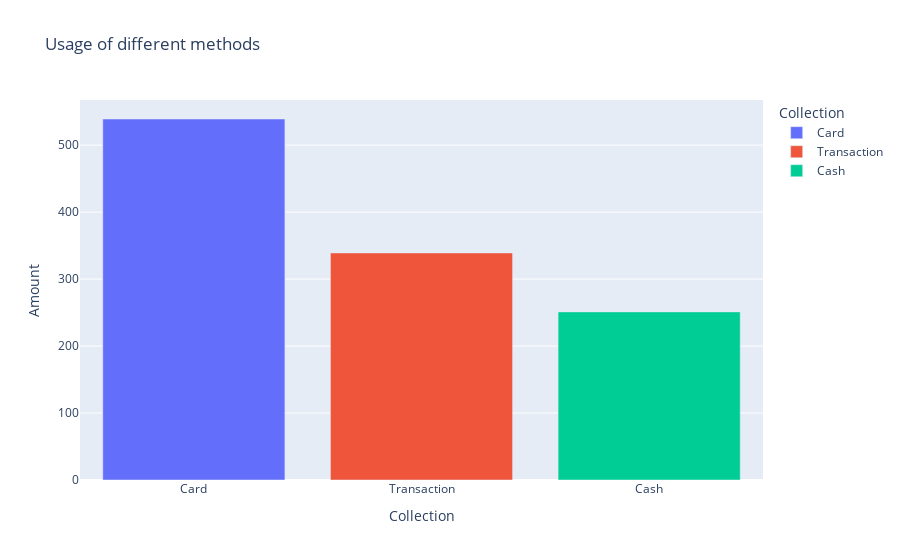

Source (notebook cell):
### Markdown cell above
Here is a dataframe with selection, that can be narrowed by slider button, presented upwards.

Low-cost means that it makes right-sided limit as a maximum.

### Code cell
draw_bar(cheap_df)

### Figure 1 — Plotly figure (JSON) as saved in the notebook; plotly's stock layout.template omitted (floating-point values rounded to 4 significant figures)
{"data": [{"alignmentgroup": "True", "hovertemplate": "Collection=%{x}<br>Amount=%{y}<extra></extra>", "legendgroup": "Card", "marker": {"color": "#636efa", "pattern": {"shape": ""}}, "name": "Card", "offsetgroup": "Card", "orientation": "v", "showlegend": true, "textposition": "auto", "type": "bar", "x": ["Card"], "xaxis": "x", "y": [539], "yaxis": "y"}, {"alignmentgroup": "True", "hovertemplate": "Collection=%{x}<br>Amount=%{y}<extra></extra>", "legendgroup": "Transaction", "marker": {"color": "#EF553B", "pattern": {"shape": ""}}, "name": "Transaction", "offsetgroup": "Transaction", "orientation": "v", "showlegend": true, "textposition": "auto", "type": "bar", "x": ["Transaction"], "xaxis": "x", "y": [339], "yaxis": "y"}, {"alignmentgroup": "True", "hovertemplate": "Collection=%{x}<br>Amount=%{y}<extra></extra>", "legendgroup": "Cash", "marker": {"color": "#00cc96", "pattern": {"shape": ""}}, "name": "Cash", "offsetgroup": "Cash", "orientation": "v", "showlegend": true, "textposition": "auto", "type": "bar", "x": ["Cash"], "xaxis": "x", "y": [251], "yaxis": "y"}], "layout": {"barmode": "relative", "legend": {"title": {"text": "Collection"}, "tracegroupgap": 0}, "title": {"text": "Usage of different methods"}, "xaxis": {"anchor": "y", "categoryarray": ["Card", "Transaction", "Cash"], "categoryorder": "array", "domain": [0, 1], "title": {"text": "Collection"}}, "yaxis": {"anchor": "x", "domain": [0, 1], "title": {"text": "Amount"}}}}
